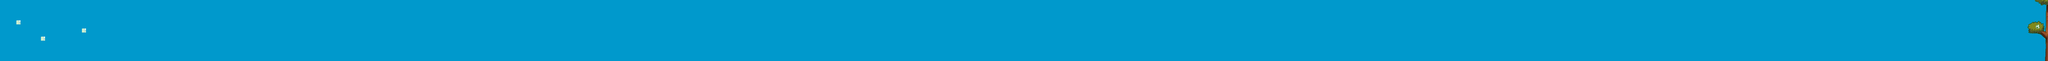

A 2D game scene composited from a Tiled map and its tileset images. What follows is a short description and the map's XML, with each tile layer's data collapsed to a summary:
An orthogonal 500x15 tile map with 32x32 px tiles, 3 tile layers (Fondo, FondoNido, HuevoNido), 3 tilesets and 127 objects.

<map version="1.0" orientation="orthogonal" renderorder="right-down" width="500" height="15" tilewidth="32" tileheight="32" nextobjectid="182">
 <tileset firstgid="1" name="cielo_tiles" tilewidth="32" tileheight="32" tilecount="55" columns="5">
  <image source="cielo_tiles.png" width="160" height="352" />
 </tileset>
 <tileset firstgid="56" name="nido_tiles" tilewidth="32" tileheight="32" tilecount="45" columns="5">
  <image source="nido_tiles.png" width="160" height="288" />
 </tileset>
 <tileset firstgid="101" name="huevoNido" tilewidth="32" tileheight="32" tilecount="1" columns="1">
  <image source="huevoNido.png" width="32" height="35" />
 </tileset>
 <layer name="Fondo" width="500" height="15">
  <data>[7500 cells, 7500 non-empty, 2 distinct tile ids]</data>
 </layer>
 <layer name="FondoNido" width="500" height="15">
  <data>[7500 cells, 36 non-empty, 34 distinct tile ids]</data>
 </layer>
 <layer name="HuevoNido" width="500" height="15">
  <data>[7500 cells, 1 non-empty, 1 distinct tile ids]</data>
 </layer>
 <objectgroup name="Limites">
  <object id="22" x="0" y="480">
   <polyline points="0,0 0,-480 15840,-480 15872,-480 15890.7,-480 15897.3,-469.333 15924,-466.667 15929.3,-448 15945.3,-438.667 15966.7,-437.333 15984,-441.333 15984,-396 15981.3,-332 15982.7,-265.333 15978.7,-233.333 15964,-240 15972,-249.333 15970.7,-262.667 15838.7,-265.333 15849.3,-217.333 15894.7,-218.667 15938.7,-209.333 15977.3,-174.667 15980,-126.667 15978.7,-45.3333 15976,0" />
  </object>
 </objectgroup>
 <objectgroup name="Troncos">
  <object id="14" x="1505" y="365" width="42" height="36" />
  <object id="15" x="1249" y="76" width="42" height="36" />
  <object id="16" x="908" y="263" width="42" height="36" />
  <object id="17" x="582.667" y="122.333" width="42" height="36" />
  <object id="19" x="421.667" y="321.667" width="42" height="36" />
  <object id="23" x="1650" y="186" width="42" height="36" />
  <object id="24" x="1849" y="300" width="42" height="36" />
  <object id="26" x="2812" y="57" width="42" height="36" />
  <object id="27" x="3069" y="392" width="42" height="36" />
  <object id="28" x="3619" y="34" width="42" height="36" />
  <object id="29" x="3995" y="391" width="42" height="36" />
  <object id="30" x="4104" y="96" width="42" height="36" />
  <object id="31" x="4673" y="227" width="42" height="36" />
  <object id="32" x="4968" y="60" width="42" height="36" />
  <object id="33" x="5362" y="432" width="42" height="36" />
  <object id="34" x="5486" y="331" width="42" height="36" />
  <object id="35" x="5696" y="37" width="42" height="36" />
  <object id="36" x="6077" y="363" width="42" height="36" />
  <object id="37" x="6646" y="190" width="42" height="36" />
  <object id="38" x="7207" y="351" width="42" height="36" />
  <object id="39" x="7579" y="44" width="42" height="36" />
  <object id="40" x="7948" y="209" width="42" height="36" />
  <object id="41" x="8127" y="256" width="42" height="36" />
  <object id="42" x="8950" y="397" width="42" height="36" />
  <object id="43" x="9039" y="242" width="42" height="36" />
  <object id="44" x="9456" y="35" width="42" height="36" />
  <object id="45" x="9948" y="389" width="42" height="36" />
  <object id="46" x="10107" y="217" width="42" height="36" />
  <object id="47" x="10516" y="381" width="42" height="36" />
  <object id="48" x="10380" y="131" width="42" height="36" />
  <object id="49" x="11602" y="370" width="42" height="36" />
  <object id="50" x="11109" y="52" width="42" height="36" />
  <object id="51" x="12085" y="131" width="42" height="36" />
  <object id="52" x="12582" y="410" width="42" height="36" />
  <object id="53" x="13152" y="369" width="42" height="36" />
  <object id="54" x="13123" y="152" width="42" height="36" />
  <object id="55" x="13771" y="368" width="42" height="36" />
  <object id="56" x="14168" y="369" width="42" height="36" />
  <object id="57" x="14831" y="279" width="42" height="36" />
  <object id="58" x="14699" y="33" width="42" height="36" />
  <object id="59" x="15444" y="164" width="42" height="36" />
 </objectgroup>
 <objectgroup name="Dragones">
  <object id="8" x="409" y="133" width="42" height="36" />
  <object id="10" x="1077" y="144" width="42" height="36" />
  <object id="11" x="724" y="341" width="42" height="36" />
  <object id="61" x="2235" y="213" width="42" height="36" />
  <object id="62" x="1402" y="288" width="42" height="36" />
  <object id="63" x="1845" y="361" width="42" height="36" />
  <object id="64" x="2532" y="104" width="42" height="36" />
  <object id="65" x="2872" y="285" width="42" height="36" />
  <object id="66" x="3387" y="132" width="42" height="36" />
  <object id="67" x="3701" y="344" width="42" height="36" />
  <object id="68" x="4349" y="168" width="42" height="36" />
  <object id="69" x="4848" y="281" width="42" height="36" />
  <object id="70" x="5439" y="135" width="42" height="36" />
  <object id="71" x="5915" y="246" width="42" height="36" />
  <object id="72" x="6900" y="409" width="42" height="36" />
  <object id="73" x="7403" y="150" width="42" height="36" />
  <object id="74" x="7879" y="389" width="42" height="36" />
  <object id="75" x="8635" y="98" width="42" height="36" />
  <object id="76" x="9525" y="314" width="42" height="36" />
  <object id="77" x="10148" y="31" width="42" height="36" />
  <object id="78" x="10846" y="304" width="42" height="36" />
  <object id="79" x="11851" y="54" width="42" height="36" />
  <object id="80" x="12625" y="250" width="42" height="36" />
  <object id="81" x="12297" y="74" width="42" height="36" />
  <object id="82" x="13538" y="79" width="42" height="36" />
  <object id="83" x="14534" y="179" width="42" height="36" />
  <object id="84" x="15319" y="325" width="42" height="36" />
 </objectgroup>
 <objectgroup name="Huevos">
  <object id="2" x="546.333" y="229.667" width="42" height="36" />
  <object id="3" x="892.333" y="150.333" width="42" height="36" />
  <object id="4" x="987" y="274" width="42" height="36" />
  <object id="5" x="1283" y="264" width="42" height="36" />
  <object id="109" x="15487" y="59" width="42" height="36" />
  <object id="110" x="15236" y="203" width="42" height="36" />
  <object id="111" x="14633" y="401" width="42" height="36" />
  <object id="112" x="14546" y="47" width="42" height="36" />
  <object id="113" x="14222" y="208" width="42" height="36" />
  <object id="114" x="13873" y="208" width="42" height="36" />
  <object id="115" x="14079" y="34" width="42" height="36" />
  <object id="116" x="13507" y="284" width="42" height="36" />
  <object id="117" x="13257" y="34" width="42" height="36" />
  <object id="118" x="12862" y="253" width="42" height="36" />
  <object id="119" x="12613" y="72" width="42" height="36" />
  <object id="120" x="12309" y="271" width="42" height="36" />
  <object id="121" x="12149" y="379" width="42" height="36" />
  <object id="122" x="11827" y="255" width="42" height="36" />
  <object id="123" x="11418" y="79" width="42" height="36" />
  <object id="124" x="11189" y="397" width="42" height="36" />
  <object id="125" x="10907" y="115" width="42" height="36" />
  <object id="126" x="10239" y="363" width="42" height="36" />
  <object id="127" x="9775" y="197" width="42" height="36" />
  <object id="128" x="9444" y="180" width="42" height="36" />
  <object id="129" x="8847" y="107" width="42" height="36" />
  <object id="130" x="8591" y="366" width="42" height="36" />
  <object id="131" x="8093" y="16" width="42" height="36" />
  <object id="132" x="7716" y="226" width="42" height="36" />
  <object id="133" x="7097" y="139" width="42" height="36" />
  </objectgroup>
 <objectgroup name="NidoSuelo" />
 <objectgroup name="ModoControl">
  <!-- 4 objects omitted --></objectgroup>
 <objectgroup name="Vidas">
  <!-- 6 objects omitted --></objectgroup>
 <objectgroup name="RecolectablesInmune">
  <!-- 5 objects omitted --></objectgroup>
</map>
<!-- 29 of 127 objects omitted -->
